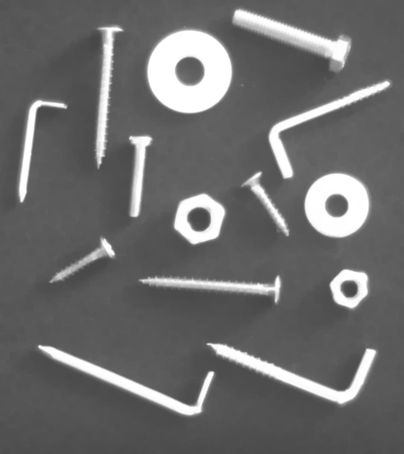
%> input picture Segundo bloque/Examen/Imagenes/imagenEj1.bmp, 404 x 454 px
$ octave Examen.m   (GNU Octave 9; MATLAB toolbox functions it lacks are replaced by stand-ins)
%> lines starting %> are read from the running program, lines starting %| are printed output that depends on the picture; in (x1, y1, x2, y2) boxes, pixels count from 0 and x2, y2 are one past the last pixel; in counts of white or black regions, pixels touching at a corner belong together; the program's own positions count from 1
### Segundo bloque/Examen/Funcion/funcion_MinEntreMaximos.m
function [g_MinEntreMax, gmax1, gmax2] = funcion_MinEntreMaximos(I,vectorPesos)

h = imhist(uint8(I));

if not(isempty(vectorPesos))
    h = funcion_suaviza_vector_medias_moviles(h,vectorPesos);
end

% Consideramos en toda la programacion niveles de gris de 1 a 256, depues
% al resultado le restamos una unidad

% Valor maximo

[numPixMax, gmax] = max(h);

valores2Max = zeros(256,1);

for g=1:256
    valores2Max(g) = ((g-gmax)^2)*h(g);
end

[~,g2Max] = max(valores2Max);

if gmax < g2Max
    h(1:gmax) = numPixMax;
    h(g2Max:256) = numPixMax;
    gmax1 = gmax - 1;
    gmax2 = g2Max - 1;
else
    h(1:g2Max) = numPixMax;
    h(gmax:256) = numPixMax;
    gmax1 = g2Max - 1;
    gmax2 = gmax - 1;
end

[~, indice] = min(h);

g_MinEntreMax = indice - 1;

end

### Segundo bloque/Examen/Funcion/funcion_suaviza_vector_medias_moviles.m
function hs = funcion_suaviza_vector_medias_moviles(h,pesos)

    amp = floor(length(pesos)/2);

    pesos = (1/sum(pesos))*pesos;

    pesos = pesos(:)'; % vector fila siempre
    hc = h(:); % vector columna siempre
    hamp = [hc(amp+1:-1:2) ; hc ; hc(end-1:-1:end-amp)];

    hs = zeros(size(h));

    for i=1:length(h)
        ind_hamp = i+amp;
        hs(i) = pesos*hamp(ind_hamp-amp:ind_hamp+amp); % producto matricial
    end
end

### Segundo bloque/Examen/Funcion/funcion_otsu.m
function T_otsu = funcion_otsu(I)

h = imhist(uint8(I));

% Se busca el nuvel de gris medio y el numero de pixeles
gIni = 1; gFin = 256;
[gmedio, numPix] = calcula_valor_medio_region_histograma(h,gIni,gFin);

%para cada nivel de gris calculo el nivel de varianza
var = zeros(256,1);

for g=2:255
    T = g;
    var(g,1) = calcula_varianza_entre_clases(T,h,numPix,gmedio);
end


[~, indice] = max(var);

T_otsu = indice - 1;

end

### Segundo bloque/Examen/Funcion/calcula_valor_medio_region_histograma.m
function [gMean, numPix] = calcula_valor_medio_region_histograma(h,gIni,gFin)

gIni = round(gIni);
if gIni<1
    gIni = 1;
end

gFin = round(gFin);
if gFin > 256
    gFin = 256;
end

gMean = 0;
for g = gIni:gFin
    gMean = gMean + g*h(g);
end

numPix = sum(h(gIni:gFin));

if numPix > 0
    gMean = gMean/numPix;
else
    gMean = 0;
end

end

### Segundo bloque/Examen/Funcion/calcula_varianza_entre_clases.m
function var = calcula_varianza_entre_clases(T,h,numPix,gmedio)

    N1 = 0;
    for g=1:T
        N1 = N1 + h(g);
    end

    N2 = 0;
    for g=T+1:256
        N2 = N2 + h(g);
    end

    w1 = N1/numPix;
    w2 = N2/numPix;

    g1medio = calcula_valor_medio_region_histograma(h,1,T);
    g2medio = calcula_valor_medio_region_histograma(h,T+1,256);

    var = w1*((g1medio-gmedio)^2) + w2*((g2medio-gmedio)^2);

end

### Segundo bloque/Examen/Funcion/funcion_isodata.m
function T = funcion_isodata(h,umbralParada)
    varControl = true;
    gIni = 1; gFin = 256;
    T = calcula_valor_medio_region_histograma(h,gIni,gFin);

    while varControl

        gIni = 1; gFin = round(T);
        gMean1 = calcula_valor_medio_region_histograma(h,gIni,gFin);

        gIni = round(T)+1; gFin = 256;
        gMean2 = calcula_valor_medio_region_histograma(h,gIni,gFin);

        newT = mean([gMean1 gMean2]);

        if abs(T-newT) <= umbralParada
            varControl = false;
        end

        T = newT;

    end

    T = T - 1;
end

### Segundo bloque/Examen/Examen.m
restoredefaultpath,clear, close all, clc;

%% Añadimos los directorios
addpath('Imagenes');
addpath('Funcion');

%% Cargo la imagen

I = imread('imagenEj1.bmp');
%> I is the input picture: size 454x404 uint8; min 71, max 255, mean 108.5

%% Ejercicio 1

[umbral_min_entre_max, ~, ~] = funcion_MinEntreMaximos(I,[1 2 3 2 1])
%> in funcion_MinEntreMaximos, `h = imhist(uint8(I));`: h = 256 values, max 12015 at index 91, min 0 at index 1, mean 716.5
%> in funcion_suaviza_vector_medias_moviles, `hc = h(:);`: hc has the same summary as h in funcion_MinEntreMaximos
%> in funcion_suaviza_vector_medias_moviles, `hamp = [hc(amp+1:-1:2) ; hc ; hc(end-1:-1:end-amp)];`: hamp = 260 values, max 12015 at index 93, min 0 at index 1, mean 718.1
%> after the loop in funcion_suaviza_vector_medias_moviles, `for i=1:length(h)`: hs = 256 values, max 10451.4 at index 91, min 0 at index 1, mean 707.6
%> in funcion_MinEntreMaximos, `h = funcion_suaviza_vector_medias_moviles(h,vectorPesos);`: h has the same summary as hs in funcion_suaviza_vector_medias_moviles
%> in funcion_MinEntreMaximos, `[numPixMax, gmax] = max(h);`: numPixMax = 10451.4; gmax = 91
%> after the loop in funcion_MinEntreMaximos, `for g=1:256`: valores2Max = 256 values, max 109571550 at index 256, min 0 at index 1, mean 1864350.7
%> in funcion_MinEntreMaximos, `[~,g2Max] = max(valores2Max);`: g2Max = 256
%> in funcion_MinEntreMaximos, `gmax1 = gmax - 1;`: gmax1 = 90
%> in funcion_MinEntreMaximos, `gmax2 = g2Max - 1;`: gmax2 = 255
%> in funcion_MinEntreMaximos, `[~, indice] = min(h);`: indice = 163
%> in funcion_MinEntreMaximos, `g_MinEntreMax = indice - 1;`: g_MinEntreMax = 162
%> umbral_min_entre_max = 162
umbral_otsu = funcion_otsu(I)
%> after the loop in calcula_valor_medio_region_histograma, `for g = gIni:gFin`: gMean = 20076817
%> in calcula_valor_medio_region_histograma, `numPix = sum(h(gIni:gFin));`: numPix = 183416
%> in calcula_valor_medio_region_histograma, `gMean = gMean/numPix;`: gMean = 109.5
%> in funcion_otsu, `[gmedio, numPix] = calcula_valor_medio_region_histograma(h,gIni,gFin);`: numPix = 183416
%> after the loop in funcion_otsu, `for g=2:255`: var = 256 values, max 2403.9 at index 164, min 0 at index 1, mean 1412.2
%> in funcion_otsu, `[~, indice] = max(var);`: indice = 164
%> in funcion_otsu, `T_otsu = indice - 1;`: T_otsu = 163
%> umbral_otsu = 163
umbral_isodata = round(funcion_isodata(imhist(I),10))
%> in funcion_isodata, `T = calcula_valor_medio_region_histograma(h,gIni,gFin);`: T = 109.5
%> the loop in funcion_isodata, `while varControl` made 3 passes
%> (gMean1, gMean2, newT, T) on passes 1 to 3: (89.03, 214.4, 151.7, 151.7), (90.42, 235.3, 162.9, 162.9), (90.81, 238.3, 164.6, 164.6)
%> after the loop in funcion_isodata, `while varControl`: varControl = false
%> in funcion_isodata, `T = T - 1;`: T = 163.6
%> umbral_isodata = 164

% una vez calculado el umbral procedemos a calcular las matrices binarias

Ibin_min_entre_maximos = I > umbral_min_entre_max;
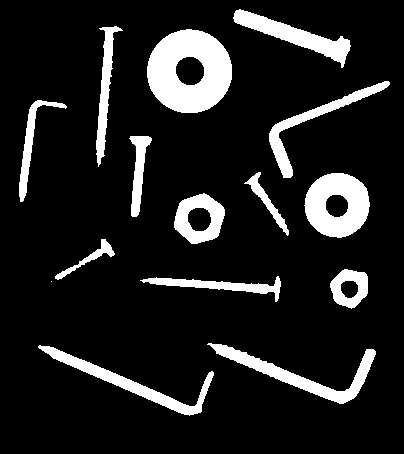
%> Ibin_min_entre_maximos: size 454x404 logical; 12.6% white; 15 white regions (1 under 20 px), largest, box (x1, y1, x2, y2) and area: (147, 29, 232, 113) 4979, (304, 173, 370, 238) 2932, (207, 343, 376, 404) 2233
Ibin_otsu = I > umbral_otsu;
%> Ibin_otsu: size 454x404 logical; 12.6% white; 15 white regions (1 under 20 px), largest, box (x1, y1, x2, y2) and area: (147, 29, 232, 113) 4976, (304, 173, 370, 238) 2928, (207, 343, 376, 404) 2224
Ibin_isodata = I > umbral_isodata;
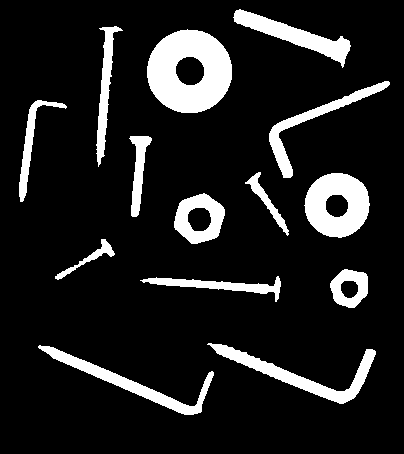
%> Ibin_isodata: size 454x404 logical; 12.6% white; 14 white regions, largest, box (x1, y1, x2, y2) and area: (147, 29, 232, 113) 4969, (304, 173, 370, 238) 2919, (207, 343, 376, 404) 2218

% Calculamos el numero de agrupaciones conexas
[Ietiq_min_entre_max,N_min_entre_max] = bwlabel(Ibin_min_entre_maximos);
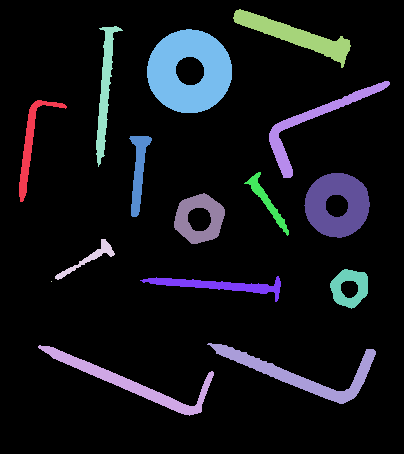
%> Ietiq_min_entre_max: size 454x404 double; 16 distinct labels, from 0 to 15; one colour per label, 0 black
%> N_min_entre_max = 15
[Ietiq_otsu,N_otsu] = bwlabel(Ibin_otsu);
%> Ietiq_otsu: size 454x404 double; 16 distinct labels, from 0 to 15
%> N_otsu = 15
[Ietiq_isodata,N_isodata] = bwlabel(Ibin_isodata);
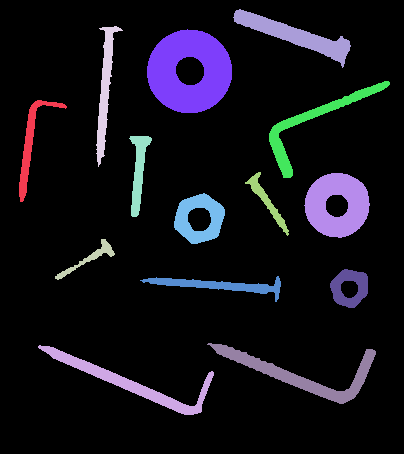
%> Ietiq_isodata: size 454x404 double; 15 distinct labels, from 0 to 14; one colour per label, 0 black
%> N_isodata = 14

N_min_entre_max
%> N_min_entre_max = 15
N_otsu
%> N_otsu = 15
N_isodata
%> N_isodata = 14
